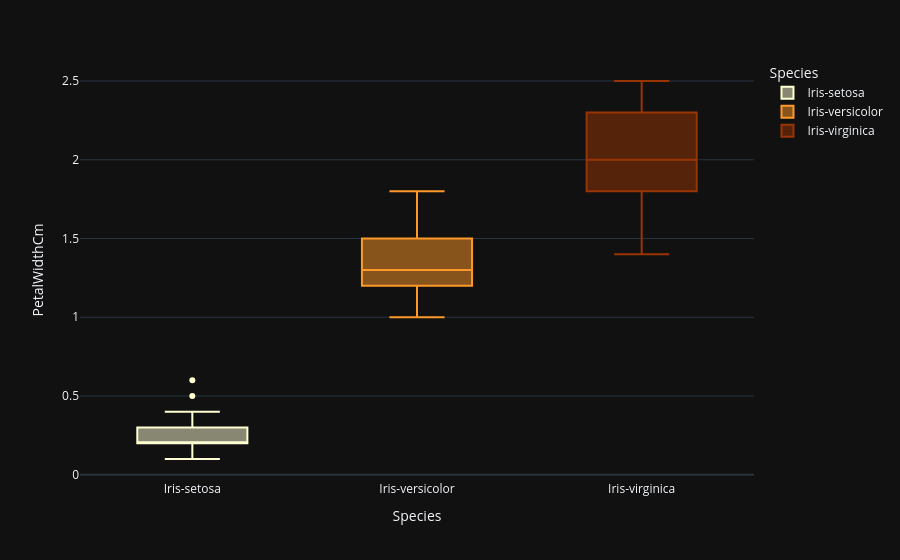

Source (notebook cell):
### Code cell
fig = px.box(data_frame=iris, x='Species',y='PetalWidthCm',color='Species',color_discrete_sequence=['#ffffd4 ','#fe9929 ','#993404 '], template='plotly_dark',orientation='v')
fig.show()

### Figure 1 — Plotly figure (JSON) as saved in the notebook; plotly's stock layout.template omitted (floating-point values rounded to 4 significant figures)
{"data": [{"alignmentgroup": "True", "hovertemplate": "Species=%{x}<br>PetalWidthCm=%{y}<extra></extra>", "legendgroup": "Iris-setosa", "marker": {"color": "#ffffd4 "}, "name": "Iris-setosa", "notched": false, "offsetgroup": "Iris-setosa", "orientation": "v", "showlegend": true, "type": "box", "x": ["Iris-setosa", "Iris-setosa", "Iris-setosa", "Iris-setosa", "Iris-setosa", "Iris-setosa", "Iris-setosa", "Iris-setosa", "Iris-setosa", "Iris-setosa", "Iris-setosa", "Iris-setosa", "Iris-setosa", "Iris-setosa", "Iris-setosa", "Iris-setosa", "Iris-setosa", "Iris-setosa", "Iris-setosa", "Iris-setosa", "Iris-setosa", "Iris-setosa", "Iris-setosa", "Iris-setosa", "Iris-setosa", "Iris-setosa", "Iris-setosa", "Iris-setosa", "Iris-setosa", "Iris-setosa", "Iris-setosa", "Iris-setosa", "Iris-setosa", "Iris-setosa", "Iris-setosa", "Iris-setosa", "Iris-setosa", "Iris-setosa", "Iris-setosa", "Iris-setosa", "Iris-setosa", "Iris-setosa", "Iris-setosa", "Iris-setosa", "Iris-setosa", "Iris-setosa", "Iris-setosa", "Iris-setosa", "Iris-setosa", "Iris-setosa"], "x0": " ", "xaxis": "x", "y": [0.2, 0.2, 0.2, 0.2, 0.2, 0.4, 0.3, 0.2, 0.2, 0.1, 0.2, 0.2, 0.1, 0.1, 0.2, 0.4, 0.4, 0.3, 0.3, 0.3, 0.2, 0.4, 0.2, 0.5, 0.2, 0.2, 0.4, 0.2, 0.2, 0.2, 0.2, 0.4, 0.1, 0.2, 0.1, 0.2, 0.2, 0.1, 0.2, 0.2, 0.3, 0.3, 0.2, 0.6, 0.4, 0.3, 0.2, 0.2, 0.2, 0.2], "y0": " ", "yaxis": "y"}, {"alignmentgroup": "True", "hovertemplate": "Species=%{x}<br>PetalWidthCm=%{y}<extra></extra>", "legendgroup": "Iris-versicolor", "marker": {"color": "#fe9929 "}, "name": "Iris-versicolor", "notched": false, "offsetgroup": "Iris-versicolor", "orientation": "v", "showlegend": true, "type": "box", "x": ["Iris-versicolor", "Iris-versicolor", "Iris-versicolor", "Iris-versicolor", "Iris-versicolor", "Iris-versicolor", "Iris-versicolor", "Iris-versicolor", "Iris-versicolor", "Iris-versicolor", "Iris-versicolor", "Iris-versicolor", "Iris-versicolor", "Iris-versicolor", "Iris-versicolor", "Iris-versicolor", "Iris-versicolor", "Iris-versicolor", "Iris-versicolor", "Iris-versicolor", "Iris-versicolor", "Iris-versicolor", "Iris-versicolor", "Iris-versicolor", "Iris-versicolor", "Iris-versicolor", "Iris-versicolor", "Iris-versicolor", "Iris-versicolor", "Iris-versicolor", "Iris-versicolor", "Iris-versicolor", "Iris-versicolor", "Iris-versicolor", "Iris-versicolor", "Iris-versicolor", "Iris-versicolor", "Iris-versicolor", "Iris-versicolor", "Iris-versicolor", "Iris-versicolor", "Iris-versicolor", "Iris-versicolor", "Iris-versicolor", "Iris-versicolor", "Iris-versicolor", "Iris-versicolor", "Iris-versicolor", "Iris-versicolor", "Iris-versicolor"], "x0": " ", "xaxis": "x", "y": [1.4, 1.5, 1.5, 1.3, 1.5, 1.3, 1.6, 1.0, 1.3, 1.4, 1.0, 1.5, 1.0, 1.4, 1.3, 1.4, 1.5, 1.0, 1.5, 1.1, 1.8, 1.3, 1.5, 1.2, 1.3, 1.4, 1.4, 1.7, 1.5, 1.0, 1.1, 1.0, 1.2, 1.6, 1.5, 1.6, 1.5, 1.3, 1.3, 1.3, 1.2, 1.4, 1.2, 1.0, 1.3, 1.2, 1.3, 1.3, 1.1, 1.3], "y0": " ", "yaxis": "y"}, {"alignmentgroup": "True", "hovertemplate": "Species=%{x}<br>PetalWidthCm=%{y}<extra></extra>", "legendgroup": "Iris-virginica", "marker": {"color": "#993404 "}, "name": "Iris-virginica", "notched": false, "offsetgroup": "Iris-virginica", "orientation": "v", "showlegend": true, "type": "box", "x": ["Iris-virginica", "Iris-virginica", "Iris-virginica", "Iris-virginica", "Iris-virginica", "Iris-virginica", "Iris-virginica", "Iris-virginica", "Iris-virginica", "Iris-virginica", "Iris-virginica", "Iris-virginica", "Iris-virginica", "Iris-virginica", "Iris-virginica", "Iris-virginica", "Iris-virginica", "Iris-virginica", "Iris-virginica", "Iris-virginica", "Iris-virginica", "Iris-virginica", "Iris-virginica", "Iris-virginica", "Iris-virginica", "Iris-virginica", "Iris-virginica", "Iris-virginica", "Iris-virginica", "Iris-virginica", "Iris-virginica", "Iris-virginica", "Iris-virginica", "Iris-virginica", "Iris-virginica", "Iris-virginica", "Iris-virginica", "Iris-virginica", "Iris-virginica", "Iris-virginica", "Iris-virginica", "Iris-virginica", "Iris-virginica", "Iris-virginica", "Iris-virginica", "Iris-virginica", "Iris-virginica", "Iris-virginica", "Iris-virginica", "Iris-virginica"], "x0": " ", "xaxis": "x", "y": [2.5, 1.9, 2.1, 1.8, 2.2, 2.1, 1.7, 1.8, 1.8, 2.5, 2.0, 1.9, 2.1, 2.0, 2.4, 2.3, 1.8, 2.2, 2.3, 1.5, 2.3, 2.0, 2.0, 1.8, 2.1, 1.8, 1.8, 1.8, 2.1, 1.6, 1.9, 2.0, 2.2, 1.5, 1.4, 2.3, 2.4, 1.8, 1.8, 2.1, 2.4, 2.3, 1.9, 2.3, 2.5, 2.3, 1.9, 2.0, 2.3, 1.8], "y0": " ", "yaxis": "y"}], "layout": {"boxmode": "overlay", "legend": {"title": {"text": "Species"}, "tracegroupgap": 0}, "margin": {"t": 60}, "xaxis": {"anchor": "y", "categoryarray": ["Iris-setosa", "Iris-versicolor", "Iris-virginica"], "categoryorder": "array", "domain": [0, 1], "title": {"text": "Species"}}, "yaxis": {"anchor": "x", "domain": [0, 1], "title": {"text": "PetalWidthCm"}}}}
